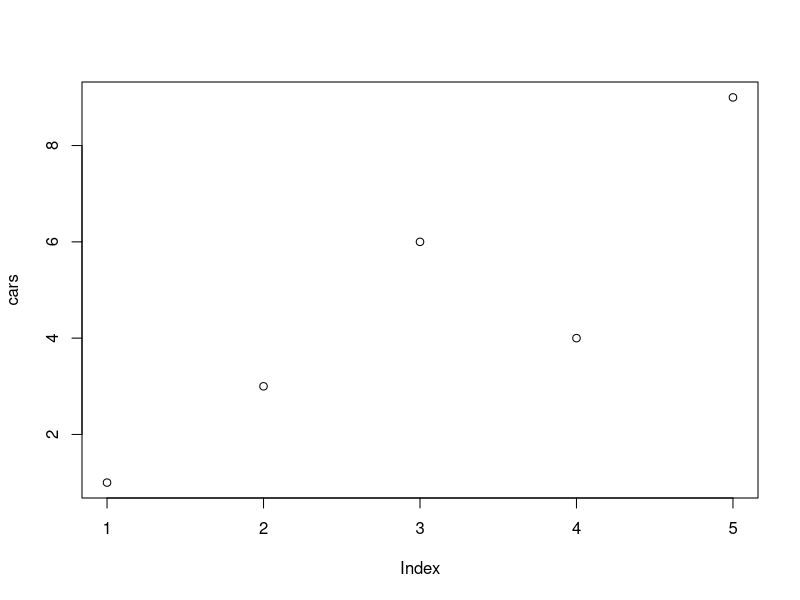

Here is the R script that generated this plot:
## ---- chunk 1
#| label: fig-tmp
#| fig-cap: sasldfasdfasdf.

# Define the cars vector with 5 values
cars <- c(1, 3, 6, 4, 9)

# Graph the cars vector with all defaults
plot(cars)

